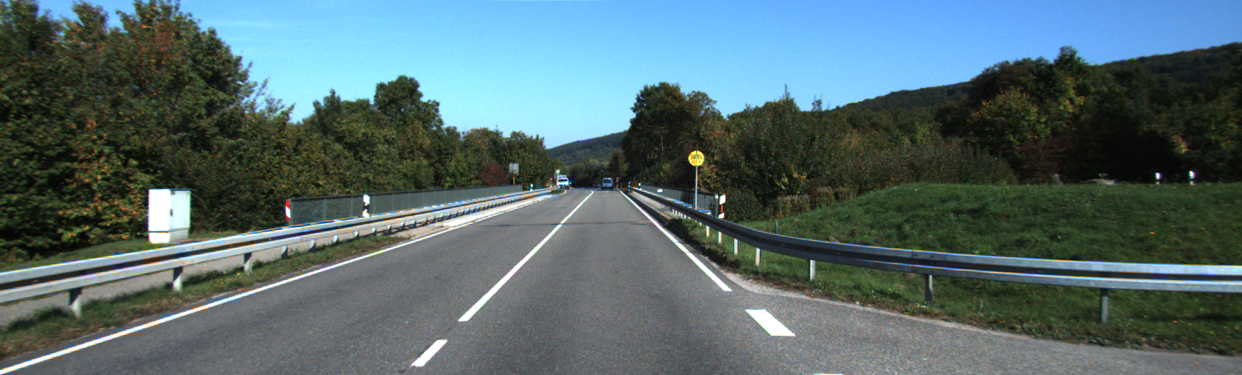
//> input picture lab04/street_scene.png, 1242 x 375 px
$ ./main ../street_scene.png   (built with g++ and OpenCV 4)
//> lines starting //> are read from the running program, lines starting //| are printed output that depends on the picture; after the words box and inside, x2 and y2 are one past the last pixel; in counts of white or black regions, pixels touching at a corner belong together
#include <math.h>

#include <iostream>
#include <opencv2/highgui.hpp>
#include <opencv2/imgproc.hpp>

void findStreetLineInThisParticularImage(const cv::Mat& src, cv::Mat& dst) {
  int tollearance = 3;

  if (dst.rows != src.rows && dst.cols != src.rows) {
    dst = cv::Mat::zeros(src.rows, src.cols, CV_8U);
  }

  cv::Mat x = cv::Mat::zeros(src.rows, src.cols, CV_8U);
  cv::Mat y = cv::Mat::zeros(src.rows, src.cols, CV_8U);

  cv::Sobel(src, x, CV_8U, 1, 0);
  cv::Sobel(src, y, CV_8U, 0, 1);

  for (int i = 0; i < dst.rows; i++) {
    for (int j = 0; j < dst.cols; j++) {
      float dx = x.at<u_char>(i, j);
      float dy = y.at<u_char>(i, j);
      if (dx > 100 || dy > 100) {
        if (src.at<uchar>(i, j) > 220) {
          float theta = atan2(dy, dx) * 180 / M_PI;
          if ((theta > 45 - tollearance && theta < 45 + tollearance) || (theta > 90 - tollearance && theta < 90 + tollearance)) {
            dst.at<uchar>(i, j) = 255;
          }
        }
      }
    }
  }
}

int main(int argc, char** argv) {
  if (argc < 2) {
    std::cout << "You need to pass a path to an image." << std::endl;
    return EXIT_FAILURE;
  }

  cv::Mat img = cv::imread(argv[1]);
//> img is the input picture: 375 rows x 1242 cols, CV_8UC3; mean B, G, R 109, 106.5, 85.4
  cv::Mat imgGray, lines;

  cv::GaussianBlur(img, img, cv::Size(3, 3), 0, 0);

  cv::cvtColor(img, imgGray, cv::COLOR_BGR2GRAY);
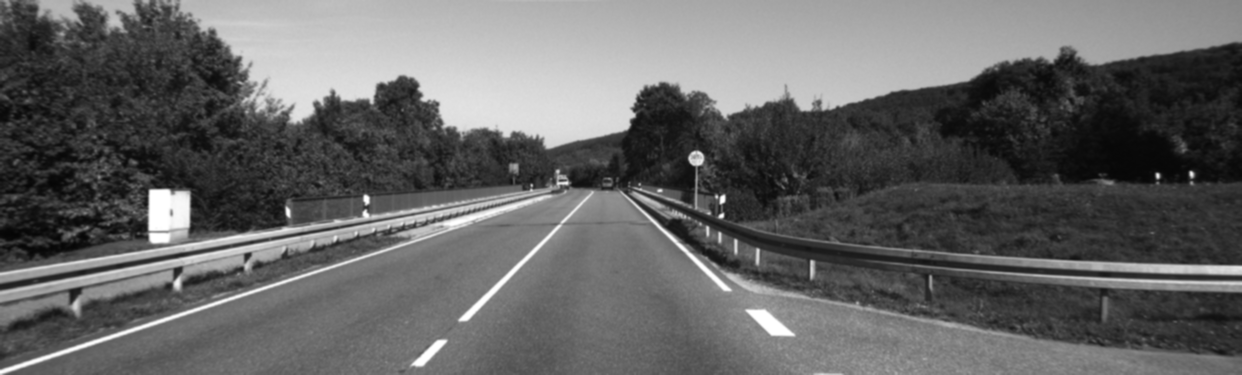
//> imgGray: 375 rows x 1242 cols, CV_8UC1; min 5, max 255, mean 100.5

  findStreetLineInThisParticularImage(imgGray, lines);
//> in findStreetLineInThisParticularImage, `cv::Sobel(src, x, CV_8U, 1, 0);`:
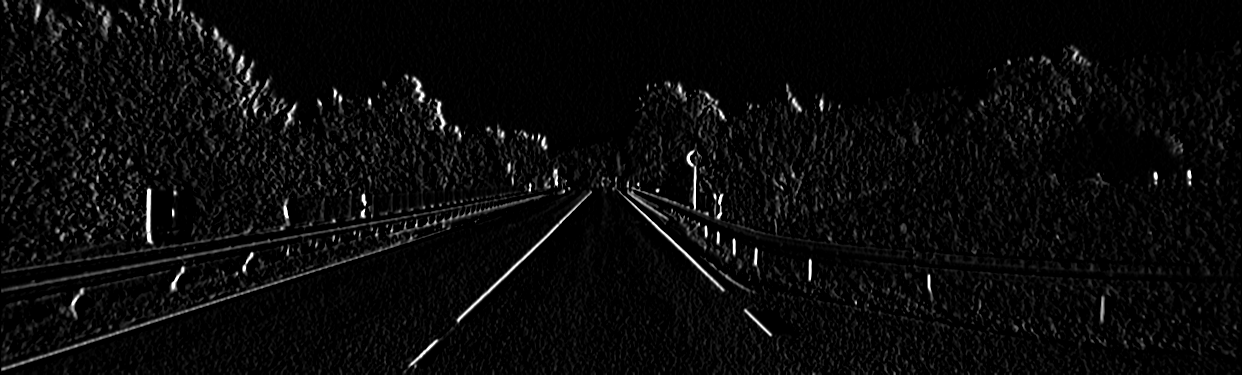
//> x: 375 rows x 1242 cols, CV_8UC1; min 0, max 255, mean 9.9
//> in findStreetLineInThisParticularImage, `cv::Sobel(src, y, CV_8U, 0, 1);`:
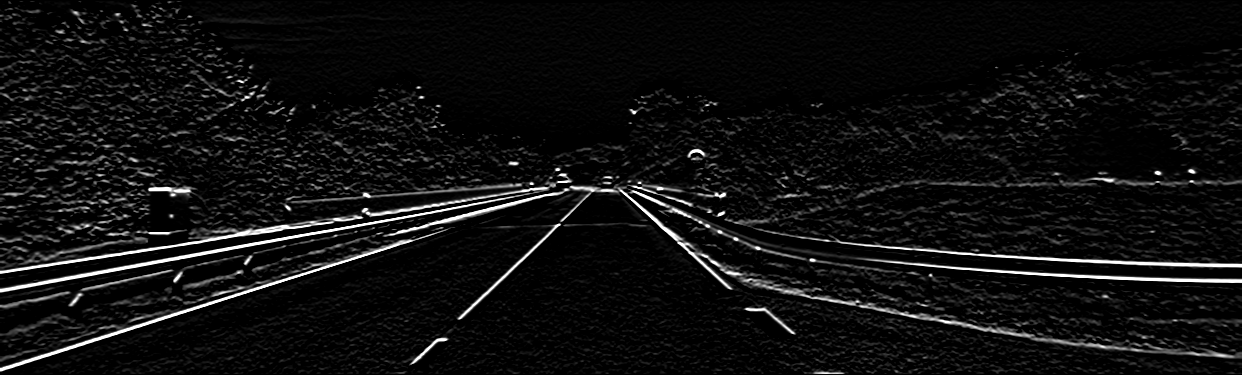
//> y: 375 rows x 1242 cols, CV_8UC1; min 0, max 255, mean 15.3
//> after the loop in findStreetLineInThisParticularImage, `for (int i = 0; i < dst.rows; i++)`:
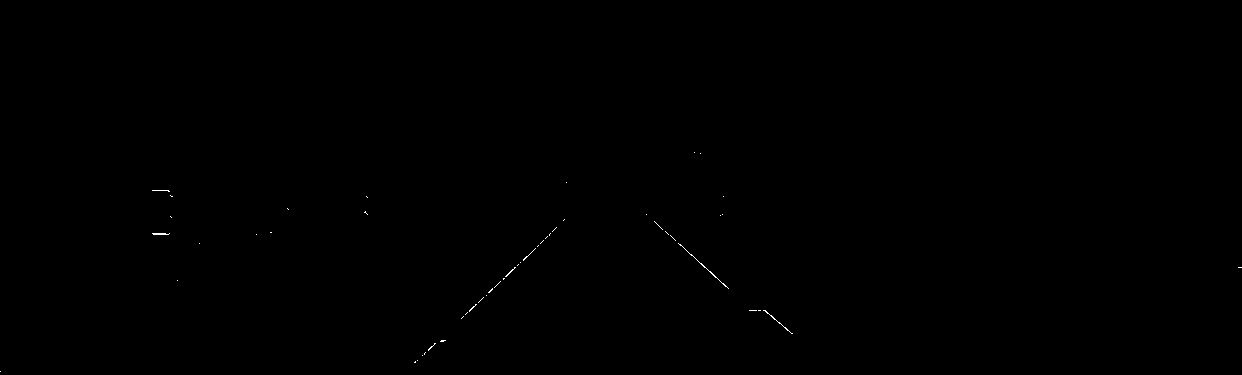
//> dst: 375 rows x 1242 cols, CV_8UC1; 0.08% white in thin lines or dots, all inside (x1, y1, x2, y2) = (0, 152, 1242, 372)

  cv::namedWindow("Lines", cv::WINDOW_NORMAL);
  cv::imshow("Lines", lines);

  cv::waitKey(0);

  return 0;
}
